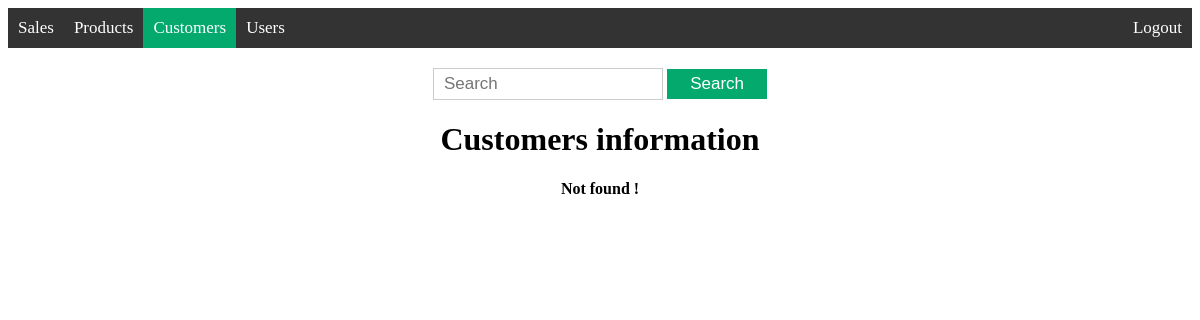
Before: /search_customer (signed in) with the older database file.
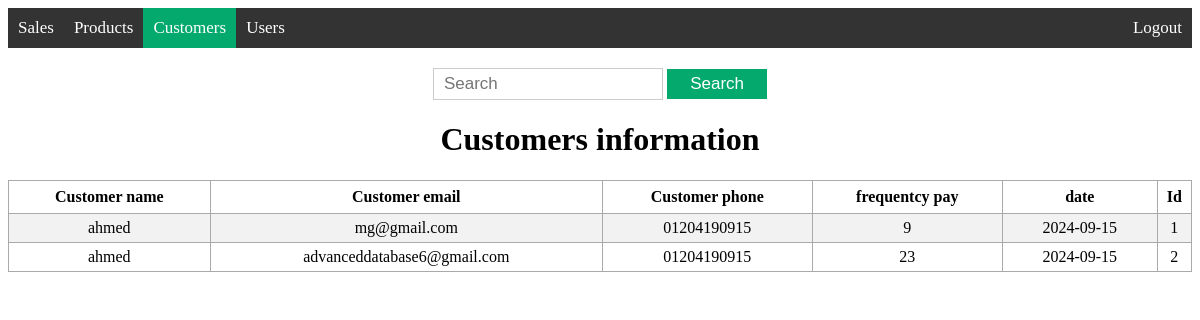
After: the same page with the newer database file.
### models/customer.py (models this page shows, shortened)
class Customer(db.Model):
    __tablename__ = 'customers'
    id = db.Column(db.Integer, primary_key=True)
    customer_name = db.Column(db.String(200), nullable=False)
    customer_email = db.Column(db.String(200), nullable=False)
    customer_phone = db.Column(db.String(15))
    frequentcy_pay = db.Column(db.Integer, nullable=False)
    date = db.Column(db.DateTime, default=datetime.now(pytz.UTC))

### app.py (the view)
@app.route('/search_customer', methods=['GET', 'POST'])
@roles_accepted('admin', 'editor', 'supervisor')
def search_customer():
    search = request.args.get('search', '')
    customers = get_customer(search)
    return render_template('search_customer.html', customers=customers)

### models/customer.py (called while the page is built)
def get_customer(search):
    search_pattern = f"%{search}"
    results = Customer.query.filter(
        (Customer.id.like(search_pattern)) | (Customer.customer_name.like(search_pattern))
        | (Customer.customer_email.like(search_pattern)) | (Customer.customer_phone.like(search_pattern))
        | (Customer.date.like(search_pattern))
    ).all()
    return results

### templates/search_customer.html (shortened to what this page needs)
{% extends 'base.html' %}
{% block body %}
<div class="content">
    {% block navbar %}
    <div class='topnav'>
        <a href='/view_sale'>Sales</a>
        <a href='/view_product'>Products</a>
        <a class='active' href='/view_customer'>Customers</a>
        {% if current_user.has_role('admin') or current_user.has_role('supervisor')%}
        <a href='/view_user'>Users</a>
        {% endif %}
        <a class='logout' href='/logout'>Logout</a>
    </div>
    {% endblock %}
    <div class='search'>
        <form action="{{ url_for('search_customer', search='') }}" method="get">
            <input type='text' placeholder='Search' name='search' id='search'>
            <input type='submit' value="Search">
        </form>
    </div>
    <div class="view">
        <h1 style="text-align: center;">Customers information</h1>
        {% if customers|length < 1 %}
        <h4  style="text-align: center;"> Not found !</h4>
        {% else %}
        <table>
            <tr>
                <th>Customer name</th>
                <th>Customer email</th>
                <th>Customer phone</th>
                <th>frequentcy pay</th>
                <th>date</th>
                <th>Id</th>
            </tr>
            {% for customer in customers %}
                <tr>
                    <td>{{ customer.customer_name }}</td>
                    <td>{{ customer.customer_email }}</td>
                    <td>{{ customer.customer_phone }}</td>
                    <td>{{ customer.frequentcy_pay }}</td>
                    <td>{{ customer.date.date() }}</td>
                    <td>{{ customer.id }}</td>
                </tr>
            {% endfor %}
        </table>
        {% endif %}
    </div>
</div>
{% endblock %}

Changed rows visible on the page:
added Customer: customer_name "ahmed", customer_email "mg@gmail.com", customer_phone "01204190915", frequentcy_pay "9", date "2024-09-15", id "1"
added Customer: customer_name "ahmed", customer_email "advanceddatabase6@gmail.com", customer_phone "01204190915", frequentcy_pay "23", date "2024-09-15", id "2"
Other visible differences:
text no longer shown: "Not found !"
text now shown: "Customer name Customer email Customer phone frequentcy pay date Id"
